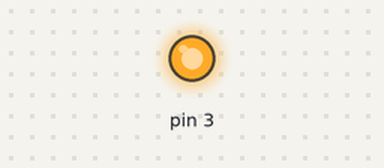
Bench run of a sketch on a simulated Arduino Uno, built with avr-gcc and run on an emulated ATmega328P. Parts: output pins drawn as LEDs (lit = HIGH).

Above: at 0.6 s.
At 4.6 s:
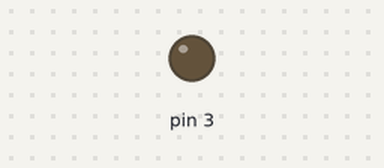
Timing chart, 0 to 6.1 s (numbered marks = the images above):
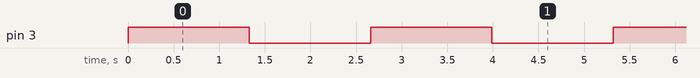

The sketch:

act1_1b.ino
```cpp
int led1 = 3;

void setup () {

  pinMode(3, OUTPUT);

}

void loop () {

  digitalWrite(3, HIGH);
  delay(1330);
  digitalWrite(3, LOW);
  delay(1330);

}
```

Measured:
- by itself, pin 3: alternates HIGH for 1.3 s and LOW for 1.3 s
